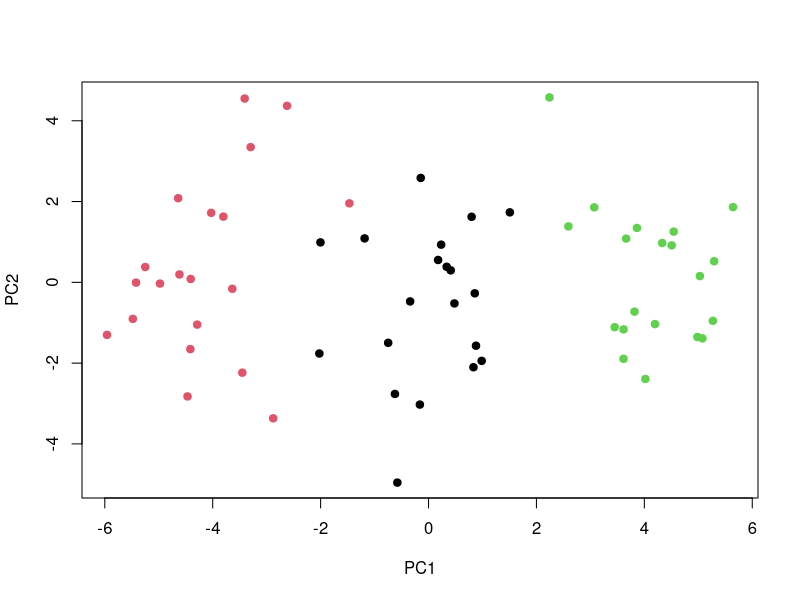
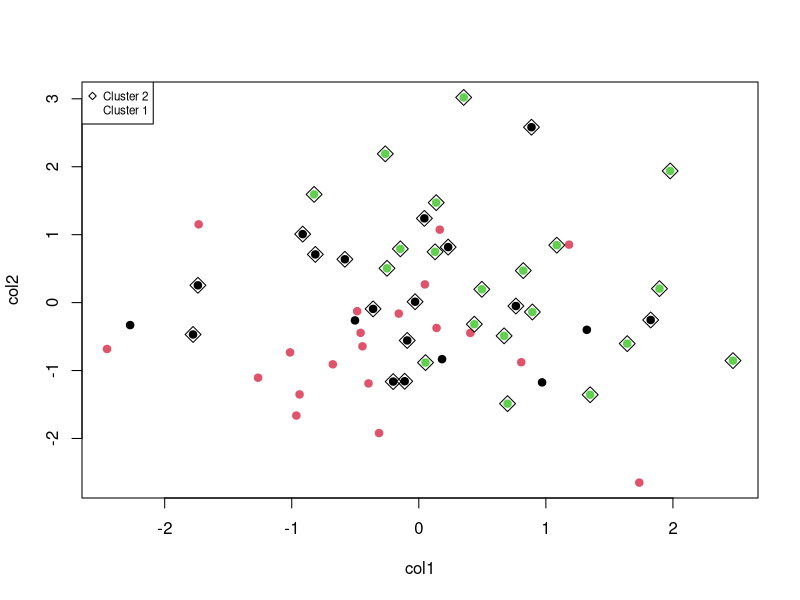
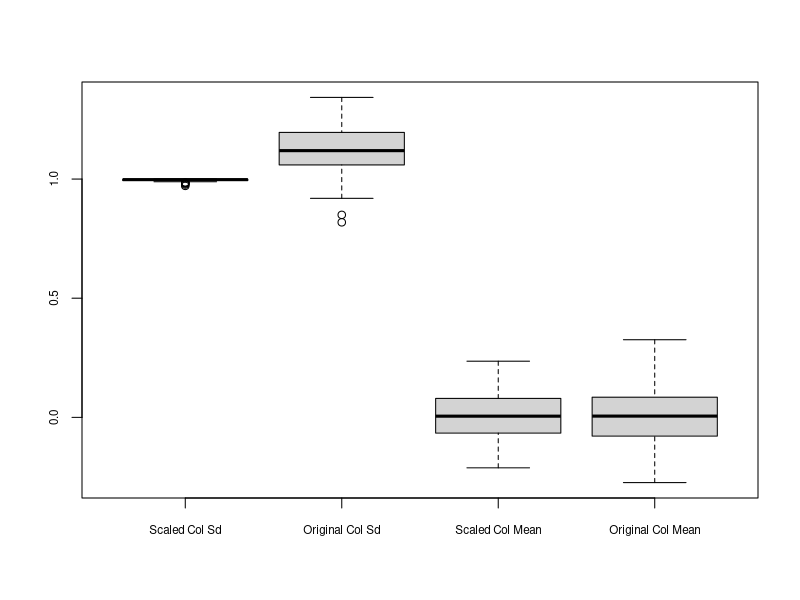
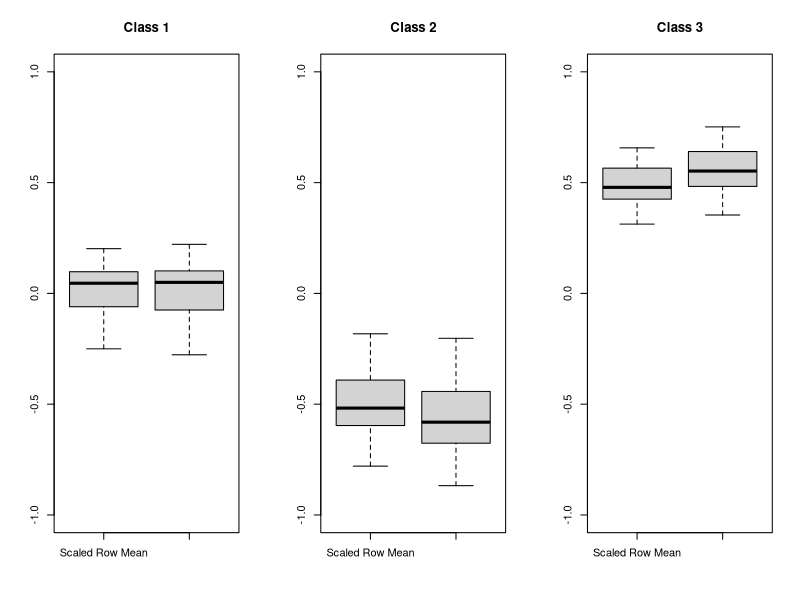
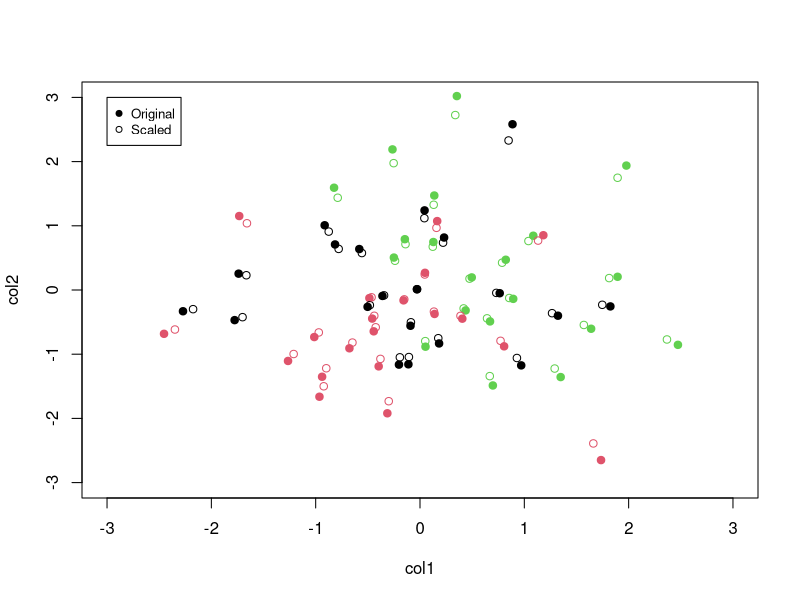

Write R code to recreate these figures, in order.
set.seed(100)
y <- rep(c(1,2,3),20 )
# Matrix w 60 rows 50 columns.
x <- matrix(rnorm(60*50), ncol=50)
# Adding a mean shift of .575 units
x[y==2,]= x[y==2,] - .575
x[y==3,]= x[y==3,] + .575
dimnames(x) <- list(rownames(x, do.NULL = FALSE, prefix = "row"),
                    colnames(x, do.NULL = FALSE, prefix = "col"))

pca =prcomp(x, scale =FALSE)
#Plot the first two principal axes
plot(pca$x[,1:2], col=y, pch =19, xlab ="PC1", ylab="PC2")


km3 =kmeans(x,3, nstart =20)
table(km3$cluster, y, dnn=c("Cluster","Label"))

km2 =kmeans(x,2, nstart =25)
table(km2$cluster, y, dnn=c("Cluster","Label"))

plot(x[,1:2], col=y, pch=19)
points(x[km2$cluster==1,1:2], pch=5, cex = 1.5)
legend("topleft", c(paste("Cluster",unique(km2$cluster))), pch=c(5,27), cex=.7)

km4 =kmeans(x,4, nstart =25)
table(km4$cluster, y, dnn=c("Cluster","Label"))

km3pc =kmeans(pca$x[,1:2],3, nstart =25)
table(km3pc$cluster, y, dnn=c("Cluster","Label"))

x.scale <- scale(x, center = FALSE, scale = TRUE)
kmscale =kmeans(x.scale, 3, nstart =25)
table(kmscale$cluster, y, dnn=c("Cluster","Class"))

check.col <- cbind(apply(x.scale,2,sd), apply(x,2,sd), apply(x.scale,2,mean), apply(x,2,mean))
colnames(check.col) <- c("Scaled Col Sd","Original Col Sd","Scaled Col Mean","Original Col Mean")
boxplot(check.col, cex.axis=0.7)

check.row <- cbind(apply(x.scale,1,mean), apply(x,1,mean))
colnames(check.row) <- c("Scaled Row Mean","Original Row Mean")
par(mfrow=c(1,3))
boxplot(check.row[y==1,], ylim=c(-1,1), main="Class 1")
boxplot(check.row[y==2,], ylim=c(-1,1), main="Class 2")
boxplot(check.row[y==3,], ylim=c(-1,1), main="Class 3")

par(mfrow=c(1,1))
plot(x[,1:2], col =y, pch=19, xlim=c(-3,3), ylim=c(-3,3))
points(x.scale[,1:2], col =y, pch=1)
legend(-3,3, c("Original","Scaled"), pch=c(19,1), cex=.8)

